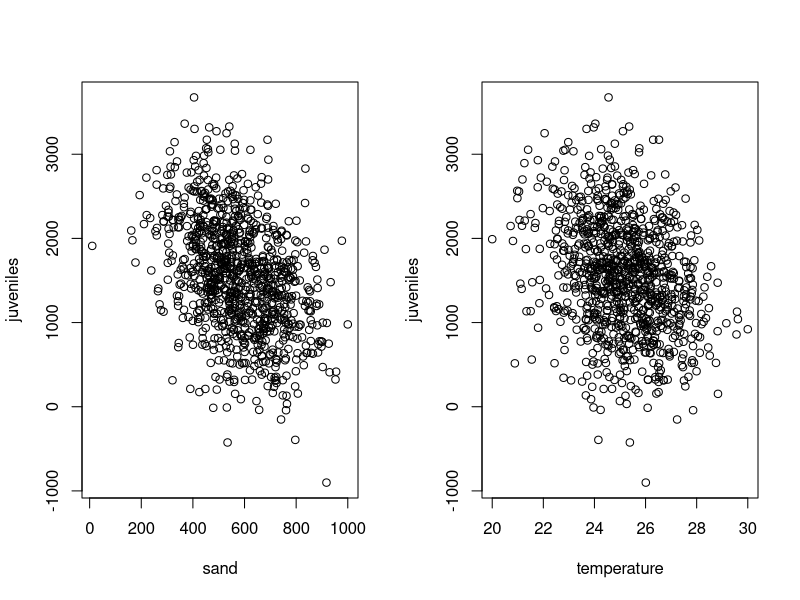
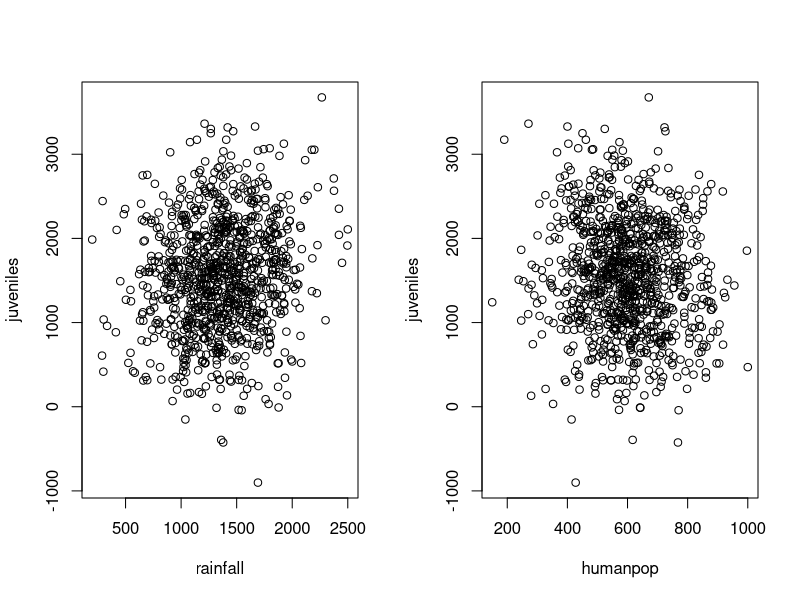
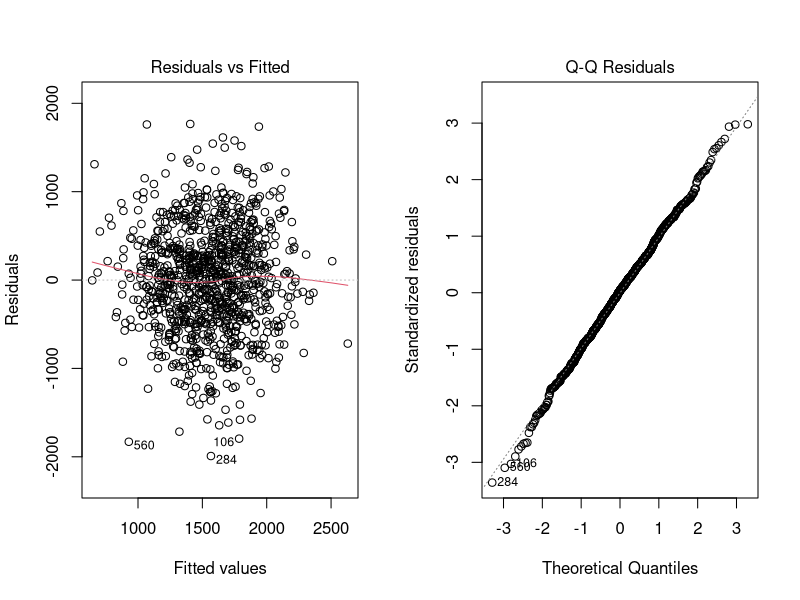
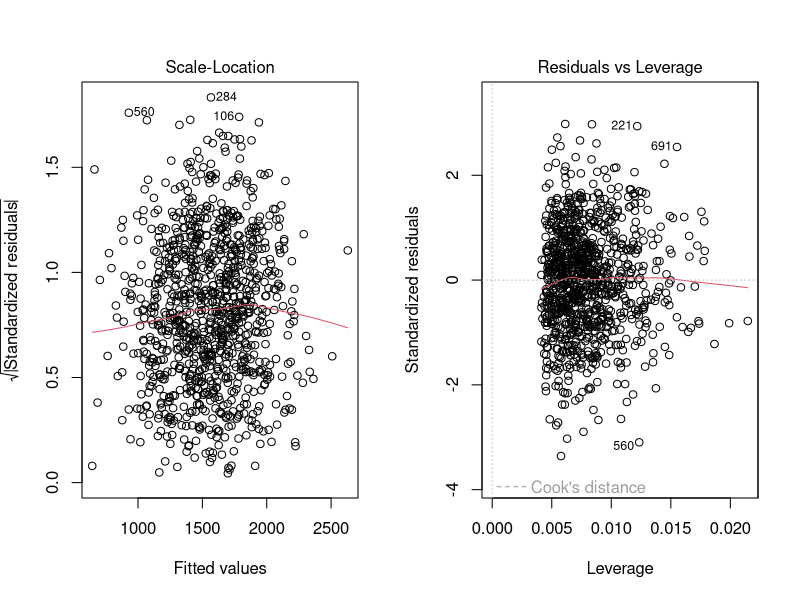
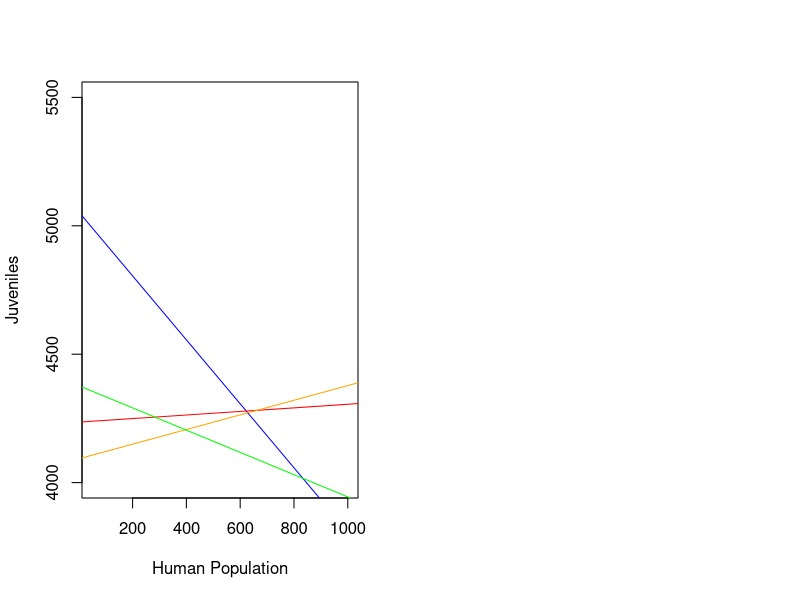
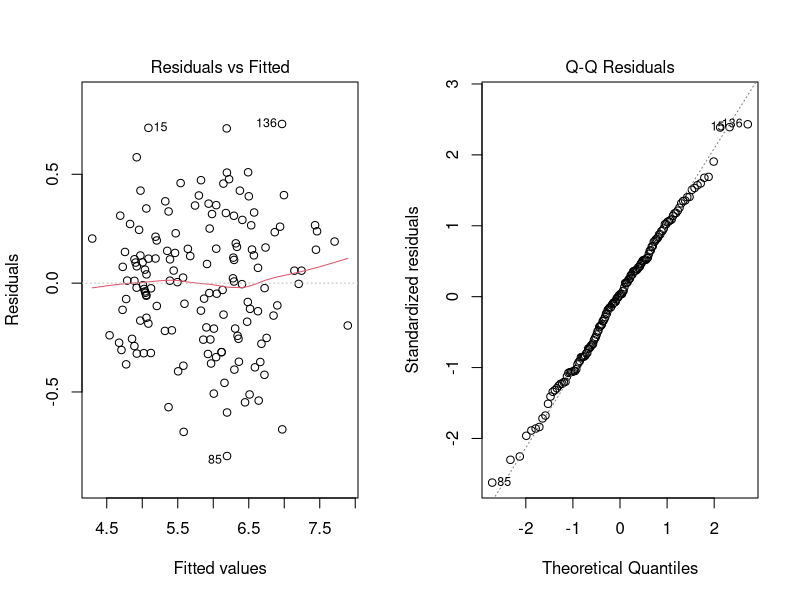
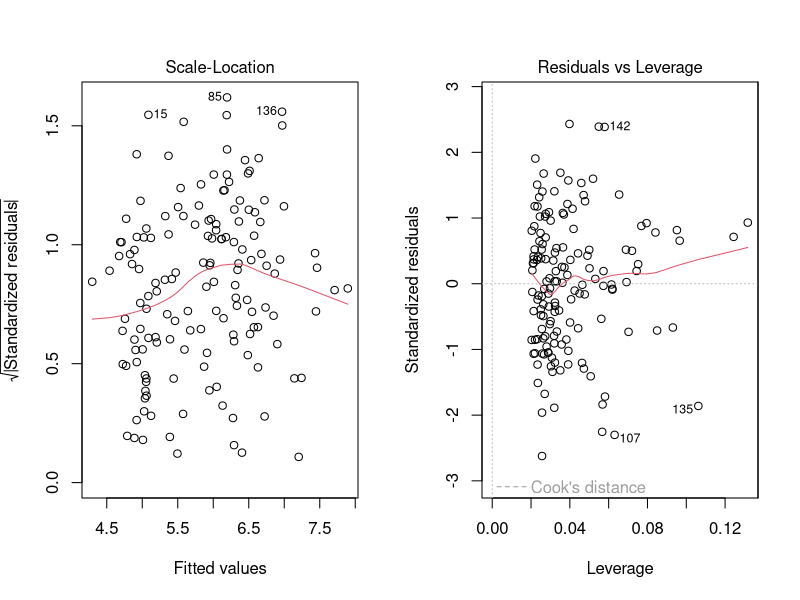

The R script that drew these images, in order:
## ---- chunk 1
knitr::opts_chunk$set(echo = TRUE)
## ---- chunk 2
library(car)
# Set working directory
setwd("~/Desktop/EAS 538 Lab")
# Read in data
dataset <- read.csv(file = "sanddata.csv", sep = ",", header = T,comment.char = "#")
head(dataset, 3)
## ---- chunk 3
cor(dataset[,-6],dataset[,-6])
## ---- chunk 4
linmod <- lm(juveniles ~ sand + temperature + rainfall + humanpop + country, data = dataset)
par(mfrow = c(1,2))
plot(juveniles ~ sand, data = dataset)
plot(juveniles ~ temperature, data = dataset)
plot(juveniles ~ rainfall, data = dataset)
plot(juveniles ~ humanpop, data = dataset)
## ---- chunk 5
par(mfrow = c(1,2))
plot(linmod)
## ---- chunk 6
summary(linmod)
## ---- chunk 7
table(dataset$country)
## ---- chunk 8
dataset$country <- as.factor(dataset$country)
dataset$country <- relevel(dataset$country, ref = 'India')
linmod2 <- lm(juveniles ~ sand + temperature + rainfall + humanpop + country, data = dataset)
summary(linmod2)
## ---- chunk 9
anomod <- aov(juveniles ~ sand + temperature + rainfall + humanpop + country, data = dataset)
leveneTest(juveniles ~ country, data = dataset)
## ---- chunk 10
summary(anomod)
## ---- chunk 11
TukeyHSD(anomod)
## ---- chunk 12
anomod3 <- aov(juveniles ~ temperature + rainfall + humanpop + country + sand,data = dataset)
summary(anomod3)
## ---- chunk 13
summary(anomod)
## ---- chunk 14
# get interaction term between humanpop and country
dataset$country <- relevel(dataset$country, ref = 'China')
linmod5 <- lm(juveniles ~ sand + temperature + rainfall + humanpop + 
    country + humanpop*country, data = dataset)
summary(linmod5)
## ---- chunk 15
plot(1:1000, rep(-100, 1000), ylim = c(4000, 5500), xlim = c(50, 1000), xlab = 'Human Population', ylab = 'Juveniles')
# China
abline(a = 5054.11977, b = -1.24563, col = 'blue') 
# India
abline(a = 5054.11977 - 818.65030, b = -1.24563 + 1.31526, col = 'red') 
# Indonesia
abline(a = 5054.11977 - 961.39246 , b = -1.24563 + 1.53082, col = 'orange') 
# Malaysia
abline(a = 5054.11977 - 676.65413, b = -1.24563 + 0.81239, col = 'green') 
## ---- chunk 16
# get the data
data("iris")
head(iris,3)
## ---- chunk 17
# get multicollinearity
cor(iris[, c("Sepal.Length", "Sepal.Width", "Petal.Length", "Petal.Width")])
## ---- chunk 18
# run linear regression model
linmod6 <- lm(Sepal.Length ~ Sepal.Width + Petal.Length + Petal.Width + Species, data = iris)
summary(linmod6)
## ---- chunk 19
# check assumptions of linmod6
par(mfrow = c(1, 2))
plot(linmod6)
## ---- chunk 20
summary(aov(Sepal.Length ~ Sepal.Width + Petal.Length + Petal.Width + Species, data = iris))
